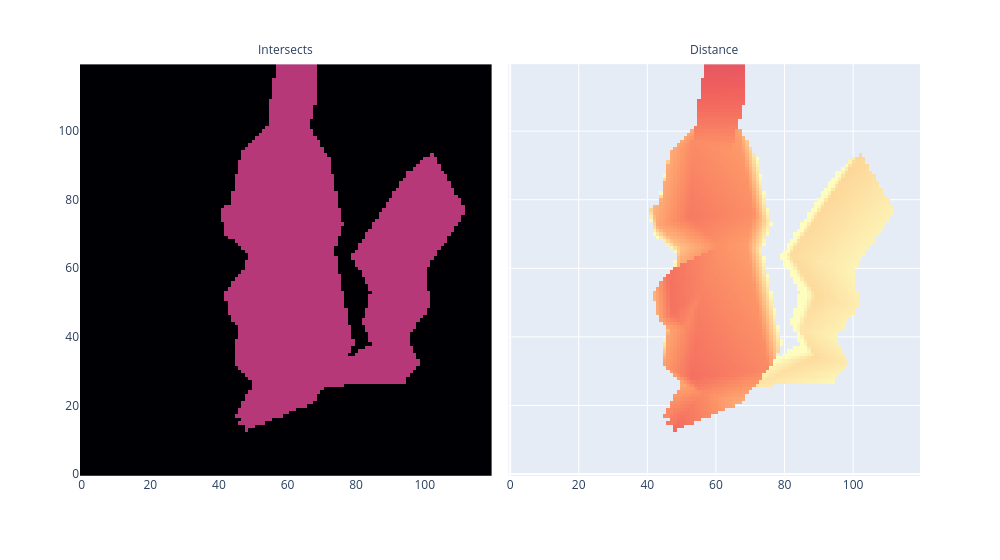

Write notebook code for a chart like this one.
### Code cell
def raytrace_mesh(
    rays: Float[Tensor, "nrays rayPoints=2 dims=3"],
    triangles: Float[Tensor, "ntriangles trianglePoints=3 dims=3"],
) -> Float[Tensor, " nrays"]:
    """
    For each ray, return the distance to the closest intersecting triangle, or infinity.
    """
    nr = rays.shape[0]
    nt = triangles.shape[0]
    rays = einops.repeat(rays, "nr p d -> nr nt p d", nt=nt)
    triangles = einops.repeat(triangles, "nt p d -> nr nt p d", nr=nr)

    A, B, C = triangles.unbind(dim=2)
    O, D = rays.unbind(dim=2)

    system_A = t.stack(
            [
                -D, 
                (B - A), 
                (C - A)
            ],
            dim=-1,
        )
    system_B = O - A

    zero_dets = t.abs(t.linalg.det(system_A)) < 1e-8
    zero_idxs = t.where(zero_dets)
    system_A[zero_idxs[0], zero_idxs[1], :, :] = t.eye(3)

    intersections = t.linalg.solve(system_A, system_B)
    
    cond = (intersections[..., 0] >= 0) & \
        (intersections[..., 1] >= 0) & \
            (intersections[..., 2] >= 0) & \
                (intersections[..., 1] + intersections[..., 2] <= 1) & \
                    ~zero_dets
    where_invalid = t.where(~cond)
    intersections[where_invalid[0], where_invalid[1], 0] = t.inf

    output = t.full((nr,), t.inf)

    intercept_any = cond.any(1)
    min_dist = intersections[..., 0].min(1).values

    output[intercept_any] = min_dist[intercept_any]

    return output
    


num_pixels_y = 120
num_pixels_z = 120
y_limit = z_limit = 1

rays = make_rays_2d(num_pixels_y, num_pixels_z, y_limit, z_limit)
rays[:, 0] = t.tensor([-2, 0.0, 0.0])
dists = raytrace_mesh(rays, triangles)
intersects = t.isfinite(dists).view(num_pixels_y, num_pixels_z)
dists_square = dists.view(num_pixels_y, num_pixels_z)
img = t.stack([intersects, dists_square], dim=0)

fig = px.imshow(img, facet_col=0, origin="lower", color_continuous_scale="magma", width=1000, zmin=0, zmax=2,)
fig.update_layout(coloraxis_showscale=False)
for i, text in enumerate(["Intersects", "Distance"]):
    fig.layout.annotations[i]["text"] = text
fig.show()

### Figure 1 — Plotly figure (JSON) as saved in the notebook; plotly's stock layout.template omitted (floating-point values rounded to 4 significant figures; data arrays with more than 128 entries replaced by an {"elided": "..."} marker saying what was removed)
{"data": [{"coloraxis": "coloraxis", "hovertemplate": "x: %{x}<br>y: %{y}<br>color: %{z}<extra></extra>", "name": "0", "type": "heatmap", "xaxis": "x", "yaxis": "y", "z": {"elided": "120x120 float values"}}, {"coloraxis": "coloraxis", "hovertemplate": "x: %{x}<br>y: %{y}<br>color: %{z}<extra></extra>", "name": "1", "type": "heatmap", "xaxis": "x2", "yaxis": "y2", "z": {"elided": "120x120 float values"}}], "layout": {"annotations": [{"font": {}, "showarrow": false, "text": "Intersects", "x": 0.245, "xanchor": "center", "xref": "paper", "y": 1, "yanchor": "bottom", "yref": "paper"}, {"font": {}, "showarrow": false, "text": "Distance", "x": 0.755, "xanchor": "center", "xref": "paper", "y": 1, "yanchor": "bottom", "yref": "paper"}], "coloraxis": {"autocolorscale": false, "cmax": 2, "cmin": 0, "colorscale": [[0, "#000004"], [0.1111, "#180f3d"], [0.2222, "#440f76"], [0.3333, "#721f81"], [0.4444, "#9e2f7f"], [0.5556, "#cd4071"], [0.6667, "#f1605d"], [0.7778, "#fd9668"], [0.8889, "#feca8d"], [1, "#fcfdbf"]], "showscale": false}, "margin": {"t": 60}, "width": 1000, "xaxis": {"anchor": "y", "constrain": "domain", "domain": [0, 0.49], "scaleanchor": "y"}, "xaxis2": {"anchor": "y2", "domain": [0.51, 1], "matches": "x"}, "yaxis": {"anchor": "x", "autorange": true, "constrain": "domain", "domain": [0, 1]}, "yaxis2": {"anchor": "x2", "domain": [0, 1], "matches": "y", "showticklabels": false}}}
